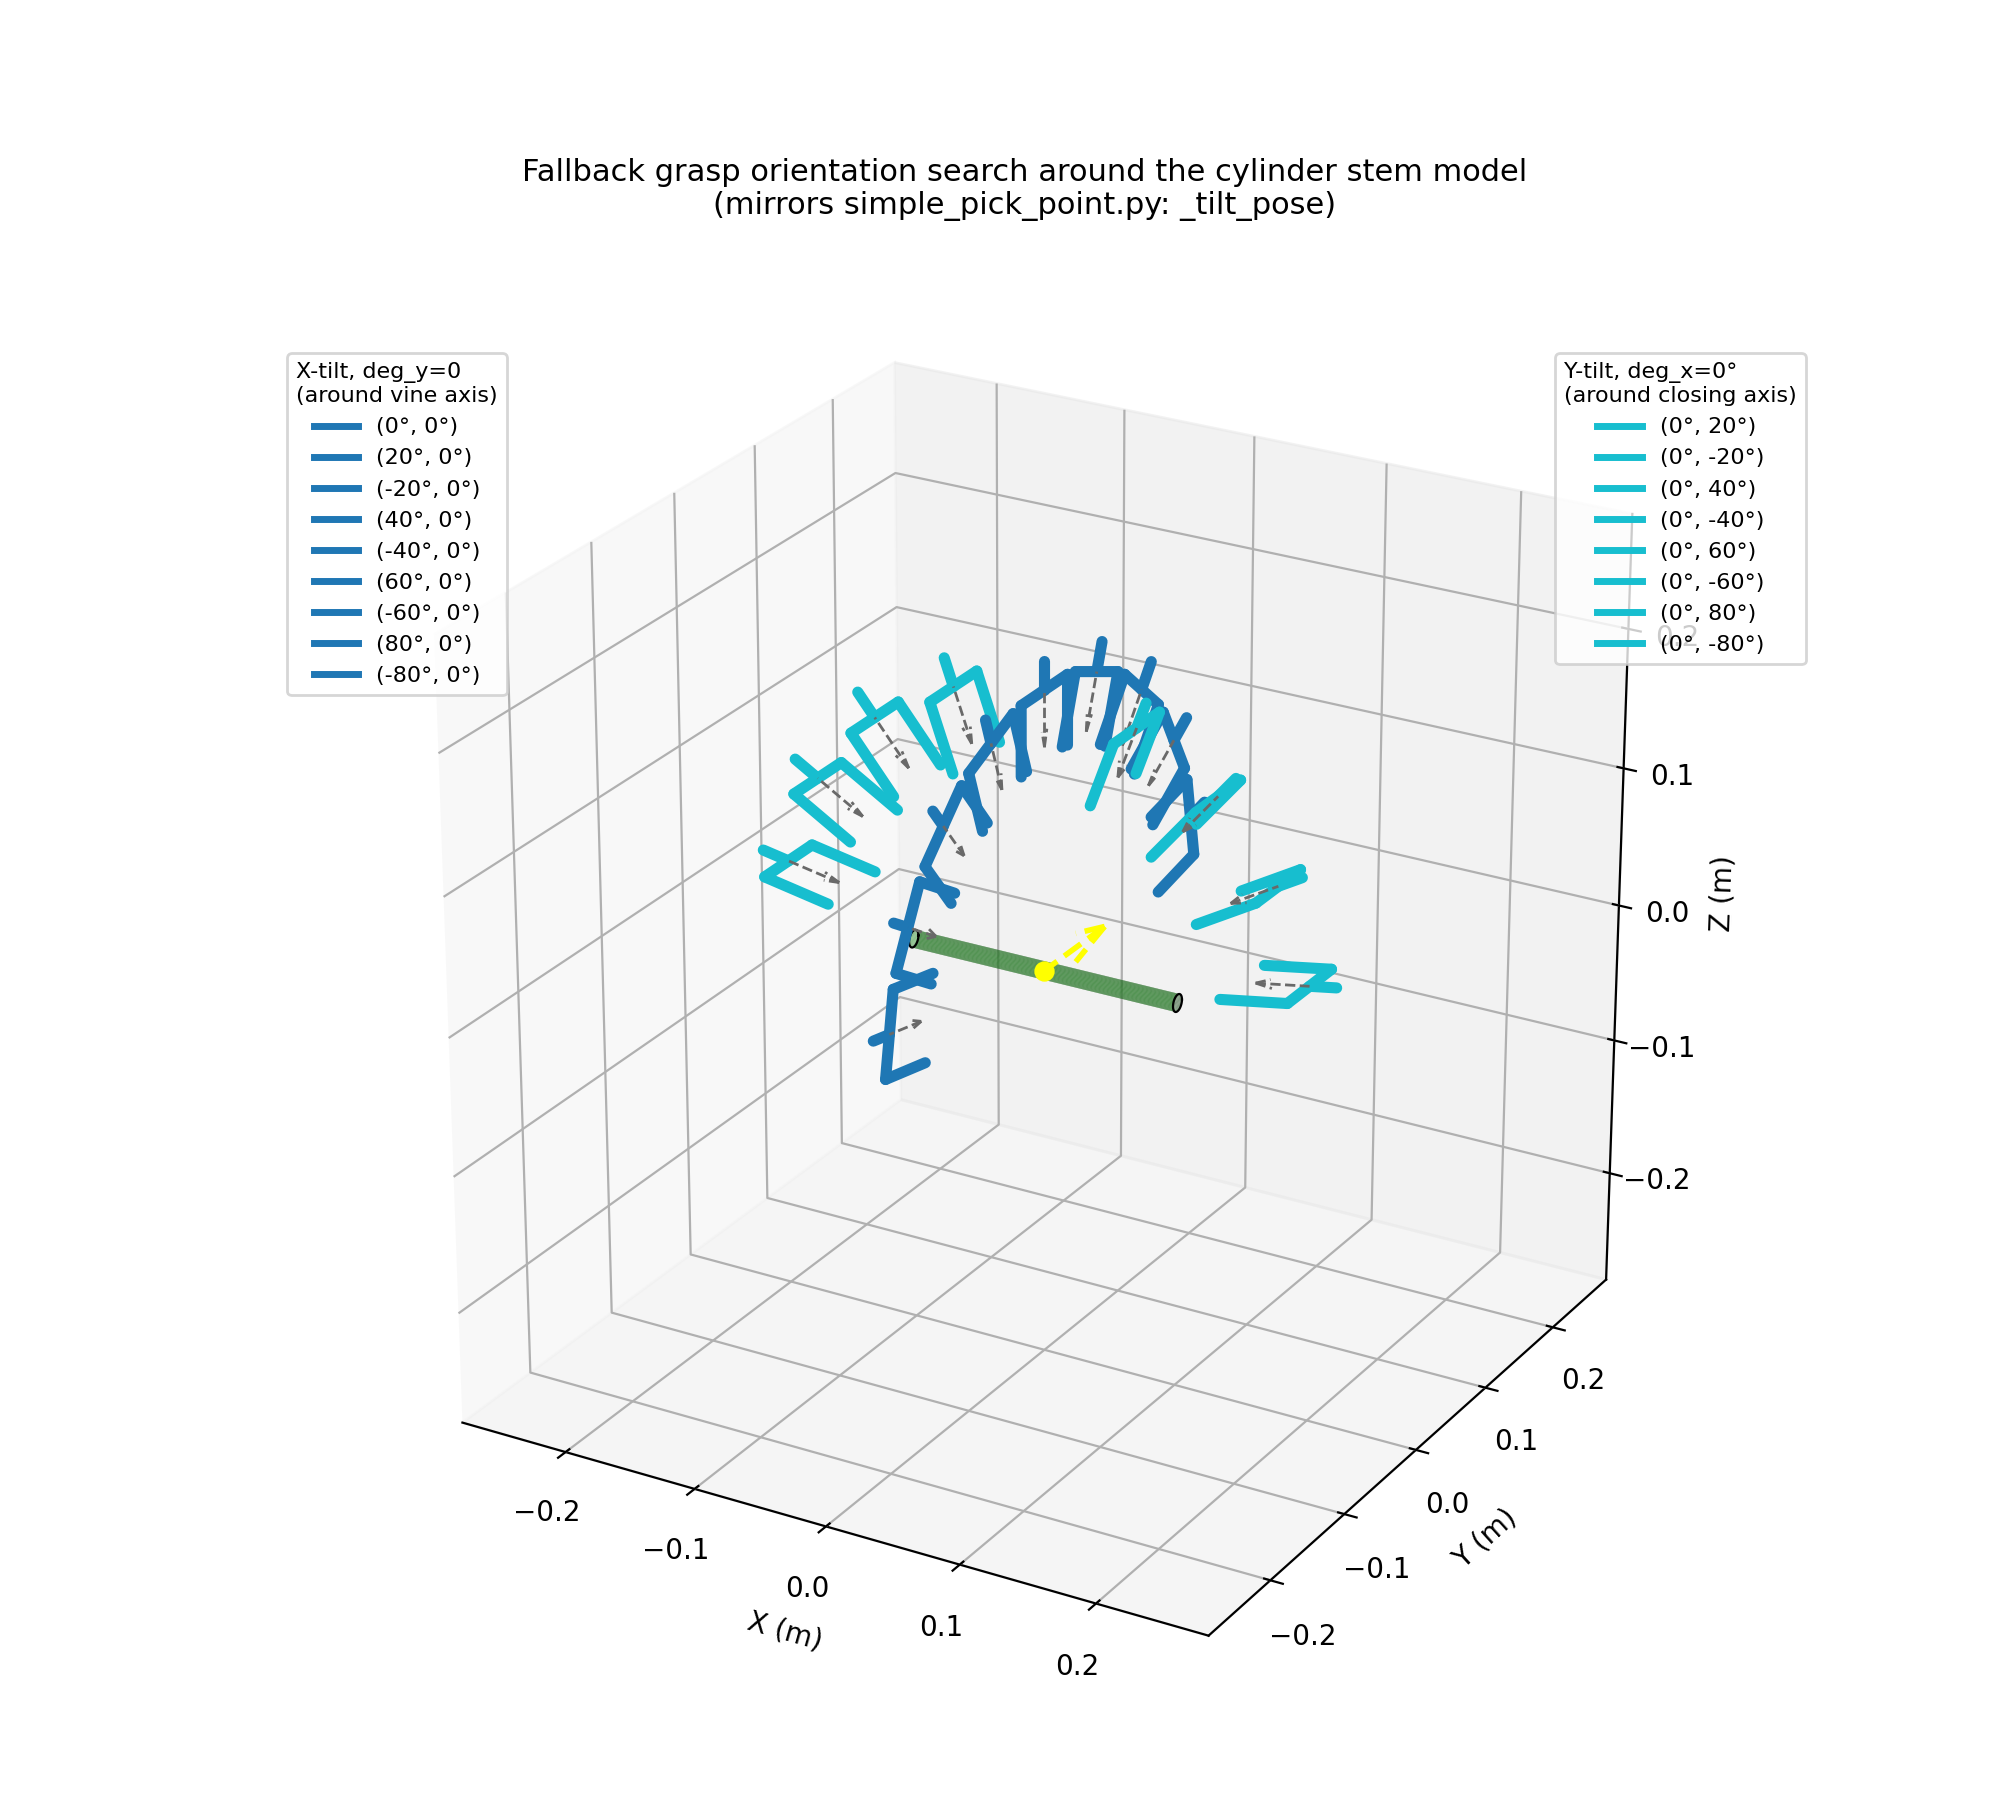

Reproduce this figure in Python.
"""
Visualizes the fallback orientation search from SimplePickPoint._tilt_pose()
in simple_pick_point.py: starting from a straight-down grasp, the approach
vector is tilted `deg_x` around the vine/stem axis (TCP local X), then the
resulting frame is tilted `deg_y` around the post-X-tilt gripper-closing axis
(TCP local Y). The rotation composition below mirrors that function exactly
(same scipy Rotation calls, same order), so this is not an approximation.

This is the cylinder-model twin of grasp_tilt_pointcloud.py: identical figure
styling (same sweep angles, fork linework, single-hue palettes, yellow grasp
marker, view, legends) -- only the scanned point cloud is swapped for an
idealized stem cylinder along the world X (vine) axis. One deliberate
difference: the forks here are z-ordered by their real depth from the camera
(so a blue fork in front of a cyan one draws in front), whereas the point-cloud
script just floats every fork above the cloud with one flat z-order.

  - X-tilt sweep (TILT_ANGLES_DEG), Y-tilt held at 0 -- the primary sweep from
    top-down (0deg) to horizontal (+-90deg) around the stem (blue).
  - Y-tilt sweep (Y_TILT_ANGLES_DEG) applied on top of one fixed X-tilt,
    showing the secondary roll around the closing axis (cyan).
"""

import os
import numpy as np
import matplotlib.pyplot as plt
from matplotlib.lines import Line2D
from scipy.spatial.transform import Rotation as R

# ----------------------------- CONFIG ---------------------------------

# Stem cylinder drawn along world X == the vine axis (TCP local X of the base
# pose). Kept at a realistic peduncle scale; the fork geometry below is sized
# to match it (not the 4x-enlarged cloud in grasp_tilt_pointcloud.py).
STEM_RADIUS = 0.006
STEM_LENGTH = 0.20
STEM_COLOR = "tab:green"
STEM_ALPHA = 0.5

# Same sweep set as grasp_tilt_pointcloud.py.
# Tilt angles (degrees) around vine axis: 0° = top-down, ±90° = horizontal approach
TILT_ANGLES_DEG = [0, 20, -20, 40, -40, 60, -60, 80, -80]
# Roll around the (post-X-tilt) gripper-closing axis; stays perpendicular to the stem
Y_TILT_ANGLES_DEG = [0, 20, -20, 40, -40, 60, -60, 80, -80]

Y_TILT_DEMO_X = 0  # deg_x held fixed while deg_y sweeps

# Fork geometry -- proportioned to the cylinder above.
STANDOFF = 0.2
PRONG_LENGTH = 0.05
FORK_OPENING = 0.03

# generate_grasp_pose() builds the base pose in camera_frame; a "top-down"
# grasp only means -Z after transform_pose() rotates it into the planning
# frame. True here (as in grasp_tilt_pointcloud.py) so the 0deg gripper sits
# above the stem approaching downward. Flip to False to approach from below.
FLIP_APPROACH_FOR_DISPLAY = True

FIGSIZE = (10, 9)
ELEV_VIEW, AZIM_VIEW = 25, -60
OUTPUT_PATH = os.path.join(os.path.dirname(os.path.abspath(__file__)), "grasp_tilt_orientations.png")

X_TILT_COLOR = "tab:blue"
Y_TILT_COLOR = "tab:cyan"

# ------------------------------------------------------------------------


def tilt_pose(deg_x, deg_y, base_rot):
    """Mirrors SimplePickPoint._tilt_pose(): rotate deg_x about the vine axis
    (base local X), then rotate deg_y about the resulting local Y (closing axis)."""
    vine_axis = base_rot.apply([1, 0, 0])
    vine_axis = vine_axis / np.linalg.norm(vine_axis)
    x_tilt_rot = R.from_rotvec(np.radians(deg_x) * vine_axis)
    x_tilted_rot = x_tilt_rot * base_rot

    y_axis = x_tilted_rot.apply([0, 1, 0])
    y_axis = y_axis / np.linalg.norm(y_axis)
    y_tilt_rot = R.from_rotvec(np.radians(deg_y) * y_axis)

    return y_tilt_rot * x_tilted_rot


FORK_ZORDER = 10       # base z-order for forks; each fork adds its depth rank
GRASP_ZORDER = 100     # yellow grasp marker / axis arrow, always on top


def camera_dir(elev_deg, azim_deg):
    """Unit vector pointing from the scene toward the camera, for the given
    view_init(elev, azim). Larger dot(point, this) == closer to the viewer."""
    e, a = np.radians(elev_deg), np.radians(azim_deg)
    return np.array([np.cos(a) * np.cos(e),
                     np.sin(a) * np.cos(e),
                     np.sin(e)])


def draw_stem(ax, radius, length, color=STEM_COLOR, alpha=STEM_ALPHA, n=48):
    """Stem cylinder aligned with the world X axis (the vine axis)."""
    theta = np.linspace(0, 2 * np.pi, n)
    x = np.linspace(-length / 2, length / 2, 2)
    theta_grid, x_grid = np.meshgrid(theta, x)
    y_grid = radius * np.cos(theta_grid)
    z_grid = radius * np.sin(theta_grid)
    ax.plot_surface(x_grid, y_grid, z_grid, color=color, alpha=alpha,
                     linewidth=0, antialiased=True, shade=True, zorder=1)
    for xc in (-length / 2, length / 2):
        ax.plot([xc] * n, radius * np.cos(theta), radius * np.sin(theta),
                 color="k", linewidth=0.8, zorder=1)


def draw_gripper_fork(ax, position, approach_dir, finger_axis, color, zorder=FORK_ZORDER):
    approach_dir = approach_dir / np.linalg.norm(approach_dir)
    finger_axis = finger_axis / np.linalg.norm(finger_axis)

    prong_back = position
    prong_front = position + approach_dir * PRONG_LENGTH
    for sign in (-1, 1):
        offset = finger_axis * FORK_OPENING * sign
        ax.plot(*zip(prong_back + offset, prong_front + offset),
                 color=color, linewidth=4, solid_capstyle="round", zorder=zorder)

    palm_left = prong_back - finger_axis * FORK_OPENING
    palm_right = prong_back + finger_axis * FORK_OPENING
    ax.plot(*zip(palm_left, palm_right), color=color, linewidth=4,
             solid_capstyle="round", zorder=zorder)
    ax.plot(*zip(prong_back, (prong_back - approach_dir * 0.02)), color=color, linewidth=4,
             solid_capstyle="round", zorder=zorder)

    ax.quiver(*prong_back, *(approach_dir * PRONG_LENGTH * 0.8),
               color="dimgray", linewidth=1.0, arrow_length_ratio=0.3,
               linestyle="dashed", zorder=zorder)


def build_forks(tilts, base_rot, grasp_point, color):
    """Resolve each (deg_x, deg_y) tilt into the geometry needed to draw one
    fork, plus a legend handle. No drawing yet -- main() sorts them by camera
    depth first so nearer forks overdraw farther ones."""
    forks = []
    for deg_x, deg_y in tilts:
        rot = tilt_pose(deg_x, deg_y, base_rot)
        approach_dir = rot.apply([0, 0, 1])
        finger_axis = rot.apply([0, 1, 0])
        position = grasp_point - approach_dir * STANDOFF
        forks.append({
            "position": position,
            "approach_dir": approach_dir,
            "finger_axis": finger_axis,
            "color": color,
            "centroid": position + approach_dir * PRONG_LENGTH * 0.5,
            "handle": Line2D([0], [0], color=color, lw=2.5,
                             label=f"({deg_x}°, {deg_y}°)"),
        })
    return forks


def main():
    grasp_point = np.zeros(3)  # stem centre / grasp target

    base_rot = R.identity()
    if FLIP_APPROACH_FOR_DISPLAY:
        base_rot = base_rot * R.from_euler("x", 180, degrees=True)

    fig = plt.figure(figsize=FIGSIZE)
    ax = fig.add_subplot(111, projection="3d")
    # Fall back to plain 2D zorder so the forks can be forced above the stem
    # surface regardless of camera depth (mirrors grasp_tilt_pointcloud.py).
    ax.computed_zorder = False

    draw_stem(ax, STEM_RADIUS, STEM_LENGTH)

    ax.scatter(*grasp_point, color="yellow", s=40, zorder=GRASP_ZORDER,
               label="grasp point")
    ax.quiver(*grasp_point, *(0.08 * (grasp_point + [0, 1, 0])),
               color="yellow", linewidth=2.0, arrow_length_ratio=0.5,
               linestyle="dashed", zorder=GRASP_ZORDER)

    x_forks = build_forks([(dx, 0) for dx in TILT_ANGLES_DEG],
                          base_rot, grasp_point, X_TILT_COLOR)
    y_forks = build_forks([(Y_TILT_DEMO_X, dy) for dy in Y_TILT_ANGLES_DEG if dy != 0],
                          base_rot, grasp_point, Y_TILT_COLOR)
    x_handles = [f["handle"] for f in x_forks]
    y_handles = [f["handle"] for f in y_forks]

    # Draw farthest-first, giving each fork a z-order that climbs with camera
    # depth, so a fork genuinely in front (blue or cyan) overdraws one behind it
    # instead of whichever sweep happened to be drawn last.
    cam = camera_dir(ELEV_VIEW, AZIM_VIEW)
    ordered = sorted(x_forks + y_forks, key=lambda f: f["centroid"] @ cam)
    for rank, f in enumerate(ordered):
        draw_gripper_fork(ax, f["position"], f["approach_dir"], f["finger_axis"],
                          f["color"], zorder=FORK_ZORDER + rank)

    pad = STANDOFF + PRONG_LENGTH + 0.02
    stem_pts = np.array([[sx, sy, sz]
                         for sx in (-STEM_LENGTH / 2, STEM_LENGTH / 2)
                         for sy in (-STEM_RADIUS, STEM_RADIUS)
                         for sz in (-STEM_RADIUS, STEM_RADIUS)])
    pts_all = np.vstack([stem_pts, grasp_point + pad, grasp_point - pad])
    mins, maxs = pts_all.min(axis=0), pts_all.max(axis=0)
    ax.set_xlim(mins[0], maxs[0])
    ax.set_ylim(mins[1], maxs[1])
    ax.set_zlim(mins[2], maxs[2])
    ax.set_box_aspect(maxs - mins)

    ax.set_xlabel("X (m)")
    ax.set_ylabel("Y (m)")
    ax.set_zlabel("Z (m)")
    ax.set_title("Fallback grasp orientation search around the cylinder stem model\n"
                  "(mirrors simple_pick_point.py: _tilt_pose)",
                  fontsize=11, pad=20)
    ax.view_init(elev=ELEV_VIEW, azim=AZIM_VIEW)

    legend1 = ax.legend(handles=x_handles, title="X-tilt, deg_y=0\n(around vine axis)",
                         loc="upper left", fontsize=8, title_fontsize=8,
                         bbox_to_anchor=(-0.02, 0.95))
    ax.add_artist(legend1)
    ax.legend(handles=y_handles, title=f"Y-tilt, deg_x={Y_TILT_DEMO_X}°\n(around closing axis)",
              loc="upper right", fontsize=8, title_fontsize=8,
              bbox_to_anchor=(1.05, 0.95))

    fig.subplots_adjust(top=0.85, bottom=0.05)
    plt.savefig(OUTPUT_PATH, dpi=200)
    print(f"Saved to {OUTPUT_PATH}")


if __name__ == "__main__":
    main()
